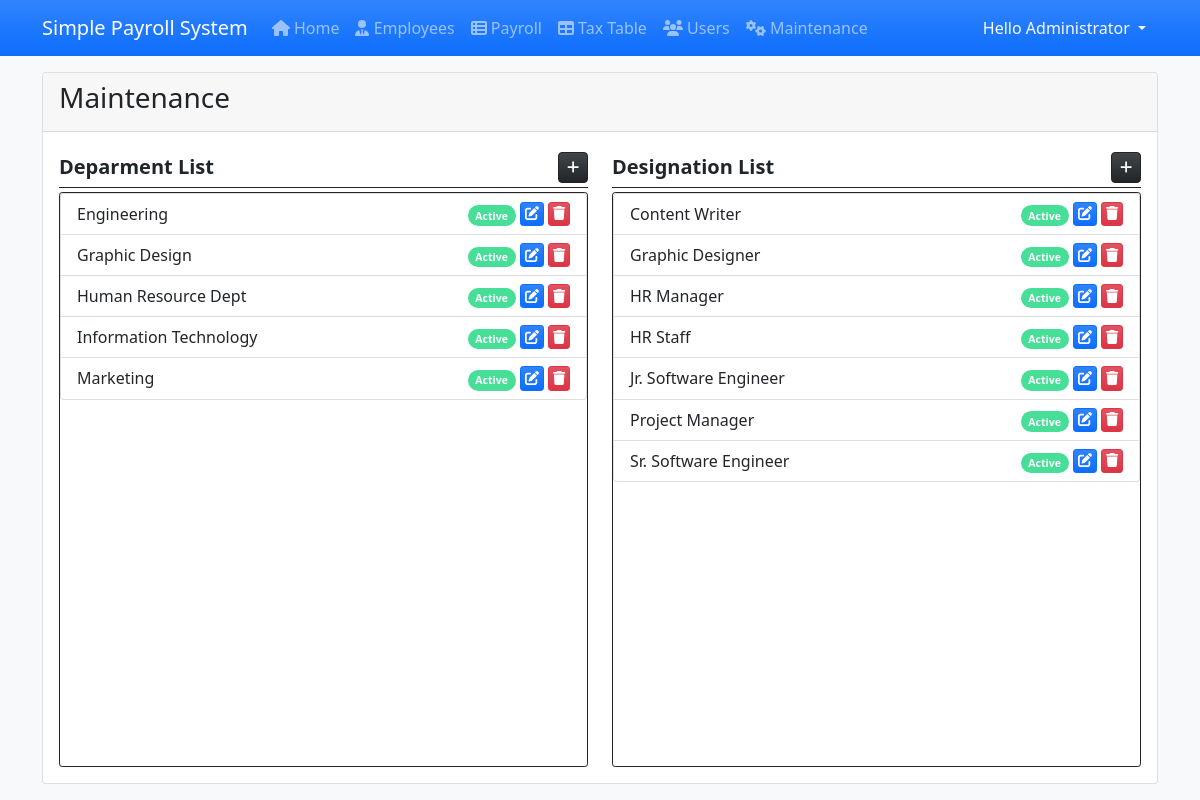
/spms/admin/?page=maintenance (signed in), run on the app's committed database.
### tables this page shows
CREATE TABLE IF NOT EXISTS `department_list` (
  `department_id` int(11) NOT NULL AUTO_INCREMENT PRIMARY KEY,
  `name` text NOT NULL,
  `status` varchar(50) NOT NULL DEFAULT '0',
  `date_created` timestamp NOT NULL DEFAULT current_timestamp()
);

CREATE TABLE IF NOT EXISTS `designation_list` (
  `designation_id` int(11) NOT NULL AUTO_INCREMENT PRIMARY KEY,
  `name` text NOT NULL,
  `description` text NOT NULL,
  `status` int(11) NOT NULL DEFAULT 1,
  `date_created` timestamp NOT NULL DEFAULT current_timestamp()
);

### spms/admin/maintenance.php (the view, shortened to what this page needs)
<div class="card h-100 d-flex flex-column">
    <div class="card-header d-flex justify-content-between">
        <h3 class="card-title">Maintenance</h3>
    </div>
    <div class="card-body flex-grow-1">
        <div class="col-12 h-100">
            <div class="row h-100">
                <div class="col-md-6 h-100 d-flex flex-column">
                    <div class="w-100 d-flex border-bottom border-dark py-1 mb-1">
                        <div class="fs-5 col-auto flex-grow-1"><b>Deparment List</b></div>
                        <div class="col-auto flex-grow-0 d-flex justify-content-end">
                            <a href="javascript:void(0)" id="new_department" class="btn btn-dark btn-sm bg-gradient rounded-2" title="Add Department"><span class="fa fa-plus"></span></a>
                        </div>
                    </div>
                    <div class="h-100 overflow-auto border rounded-1 border-dark">
                        <ul class="list-group">
                            <?php
                            $dept_qry = $conn->query("SELECT * FROM `department_list` order by `name` asc");
                            while($row = $dept_qry->fetch_assoc()):
                            ?>
                            <li class="list-group-item d-flex">
                                <div class="col-auto flex-grow-1">
                                    <?php echo $row['name'] ?>
                                </div>
                                <div class="col-auto">
                                    <?php if($row['status'] == 1): ?>
                                        <a href="javascript:void(0)" class="update_stat_dept badge bg-success bg-gradiend rounded-pill text-decoration-none me-1" title="Update Status" data-toStat = "0" data-id="<?php echo $row['department_id'] ?>" data-name="<?php echo $row['name'] ?>"><small>Active</small></a>
                                        <?php else: ?>
                                        <a href="javascript:void(0)" class="update_stat_dept badge bg-secondary bg-gradiend rounded-pill text-decoration-none me-1" title="Update Status" data-toStat = "1" data-id="<?php echo $row['department_id'] ?>"  data-name="<?php echo $row['name'] ?>"><small>Inactive</small></a>
                                    <?php endif; ?>
                                </div>
                                <div class="col-auto d-flex justify-content-end">
                                    <a href="javascript:void(0)" class="edit_department btn btn-sm btn-primary bg-gradient py-0 px-1 me-1" title="Edit Department Details" data-id="<?php echo $row['department_id'] ?>"  data-name="<?php echo $row['name'] ?>"><span class="fa fa-edit"></span></a>
                                    <a href="javascript:void(0)" class="delete_department btn btn-sm btn-danger bg-gradient py-0 px-1" title="Delete Department" data-id="<?php echo $row['department_id'] ?>"  data-name="<?php echo $row['name'] ?>"><span class="fa fa-trash"></span></a>
                                </div>
                            </li>
                            <?php endwhile; ?>
                        </ul>
                    </div>
                </div>
                <div class="col-md-6 h-100 d-flex flex-column">
                    <div class="w-100 d-flex border-bottom border-dark py-1 mb-1">
                        <div class="fs-5 col-auto flex-grow-1"><b>Designation List</b></div>
                        <div class="col-auto flex-grow-0 d-flex justify-content-end">
                            <a href="javascript:void(0)" id="new_designation" class="btn btn-dark btn-sm bg-gradient rounded-2" title="Add Designation"><span class="fa fa-plus"></span></a>
                        </div>
                    </div>
                    <div class="h-100 overflow-auto border rounded-1 border-dark">
                        <ul class="list-group">
                            <?php
                            $dept_qry = $conn->query("SELECT * FROM `designation_list` order by `name` asc");
                            while($row = $dept_qry->fetch_assoc()):
                            ?>
                            <li class="list-group-item d-flex">
                                <div class="col-auto flex-grow-1">
                                    <?php echo $row['name'] ?>
                                </div>
                                <div class="col-auto">
                                    <?php if($row['status'] == 1): ?>
                                        <a href="javascript:void(0)" class="update_stat_desg badge bg-success bg-gradiend rounded-pill text-decoration-none me-1" title="Update Status" data-toStat = "0" data-id="<?php echo $row['designation_id'] ?>" data-name="<?php echo $row['name'] ?>"><small>Active</small></a>
                                        <?php else: ?>
                                        <a href="javascript:void(0)" class="update_stat_desg badge bg-secondary bg-gradiend rounded-pill text-decoration-none me-1" title="Update Status" data-toStat = "1" data-id="<?php echo $row['designation_id'] ?>"  data-name="<?php echo $row['name'] ?>"><small>Inactive</small></a>
                                    <?php endif; ?>
                                </div>
                                <div class="col-auto d-flex justify-content-end">
                                    <a href="javascript:void(0)" class="edit_designation btn btn-sm btn-primary bg-gradient py-0 px-1 me-1" title="Edit Designation Details" data-id="<?php echo $row['designation_id'] ?>"  data-name="<?php echo $row['name'] ?>"><span class="fa fa-edit"></span></a>
                                    <a href="javascript:void(0)" class="delete_designation btn btn-sm btn-danger bg-gradient py-0 px-1" title="Delete Designation" data-id="<?php echo $row['designation_id'] ?>"  data-name="<?php echo $row['name'] ?>"><span class="fa fa-trash"></span></a>
                                </div>
                            </li>
                            <?php endwhile; ?>
                        </ul>
                    </div>
                </div>
            </div>
        </div>
    </div>
</div>

### spms/admin/index.php (style rules this page uses)
:root { --bs-success-rgb:71, 222, 152 !important; }
html,body { height:100%; width:100%; }

### data on the page
department_list: name "Engineering"
department_list: name "Graphic Design"
department_list: name "Human Resource Dept"
department_list: name "Information Technology"
department_list: name "Marketing"
designation_list: name "Content Writer"
designation_list: name "Graphic Designer"
designation_list: name "HR Manager"
designation_list: name "HR Staff"
designation_list: name "Jr. Software Engineer"
designation_list: name "Project Manager"
designation_list: name "Sr. Software Engineer"

### other printed values
$_SESSION['fullname'] "Administrator"
